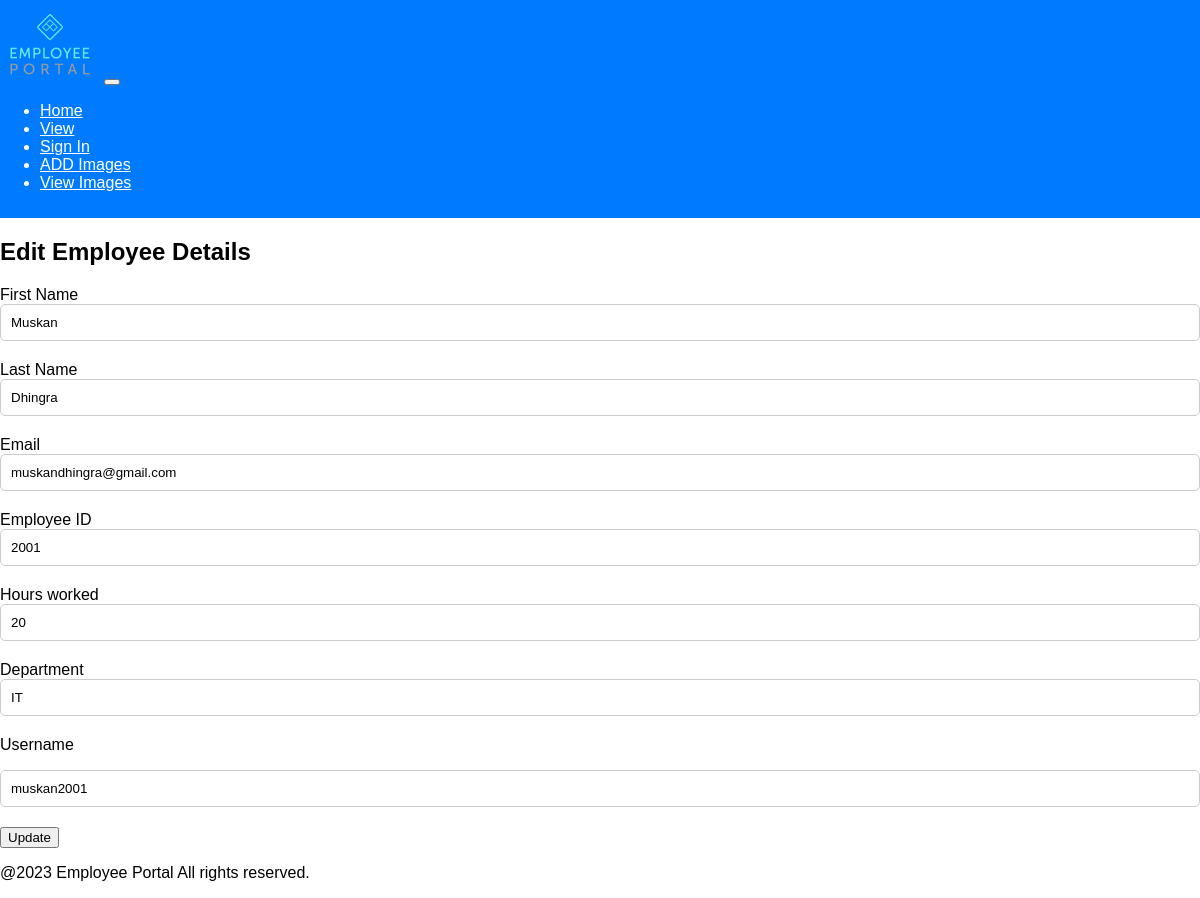
Screenshot of /edit.php?id=2001 with the database file from the repository.
### tables this page shows
CREATE TABLE IF NOT EXISTS `employee_data` (
  `Employee_ID` int(11) NOT NULL,
  `fname` varchar(40) NOT NULL,
  `lname` varchar(40) NOT NULL,
  `age` int(11) NOT NULL,
  `hoursworked` int(11) NOT NULL,
  `email` varchar(40) NOT NULL,
  `department` varchar(255) NOT NULL,
  `username` varchar(100) NOT NULL,
  `password` varchar(255) NOT NULL,
  PRIMARY KEY (`Employee_ID`)
);

### edit.php (the view, shortened to what this page needs)
<link rel="stylesheet" href="css/style.css" type="text/css">
<?php
echo '<header>';
    require 'include/globalheader.php';
    echo '</header>';
    require 'database.php';
    if (isset($_GET['id'])) {
        $Employee_ID = $_GET['id'];
        $sql = "SELECT * FROM employee_data WHERE Employee_ID = :Employee_ID";
        $stmt = $conn->prepare($sql);
        $stmt->bindParam(':Employee_ID', $Employee_ID);
        $stmt->execute();
        $employee = $stmt->fetch(PDO::FETCH_ASSOC);
        if ($employee) {
?>
            <section class="edit-form">
                <h2>Edit Employee Details</h2>
                <form method="post" action="update.php">
                    <div class="form-group">
                        <label for="input1" class="col-sm-2 control-label">First Name</label>
                        <div class="col-sm-10">
                            <input type="text" name="fname" class="form-control" id="input1" value="<?php echo $employee['fname']; ?>" required>
                        </div>
                    </div>
                    <div class="form-group">
                        <label for="input2" class="col-sm-2 control-label">Last Name</label>
                        <div class="col-sm-10">
                            <input type="text" name="lname" class="form-control" id="input2" value="<?php echo $employee['lname']; ?>" >
                        </div>
                    </div>
					<div class="form-group">
						<label for="input3" class="col-sm-2 control-label">Email</label>
						<div class="col-sm-10">
							<input type="email" name="email" class="form-control" id="input3" value="<?php echo $employee['email']; ?>" required>
						</div>
					</div>
					<div class="form-group">
						<label for="input7" class="col-sm-2 control-label">Employee ID</label>
						<div class="col-sm-10">
							<input type="number" name="Employee_ID" class="form-control" id="input7" value="<?php echo $employee['Employee_ID']; ?>" required>
						</div>
                    </div>
                    <div class="form-group">
                        <label for="input5" class="col-sm-2 control-label">Hours worked</label>
                        <div class="col-sm-10">
                            <input type="number" name="hoursworked" class="form-control" id="input5" value="<?php echo $employee['hoursworked']; ?>" required>
                        </div>
                    </div>
                    <div class="form-group">
                        <label for="input6" class="col-sm-2 control-label">Department</label>
                        <div class="col-sm-10">
                            <input type="text" name="department" class="form-control" id="input6" value="<?php echo $employee['department']; ?>" required>
                        </div>
                    </div>
					<div class="form-group">
                        <label for="username" class="col-sm-2 control-label">Username</label>
						<p><input class="form-control" name="username" type="text" placeholder="Username" value="<?php echo $employee['username']; ?>" required></p>
					</div>
                    <input type="submit" value="Update">
                </form>
            </section>
<?php
        } else {
            echo "Employee not found";
        }
    }
    else {
        echo "Employee ID not provided";
    }
echo '<footer>';
    require 'include/globalfooter.php';
    echo '</footer>';
?>

### css/style.css (style rules this page uses)
header { background-color: #007BFF; color: #fff; padding: 10px 0; }
.form-group { margin-bottom: 20px; }
.control-label { font-weight: 500; }
.form-control { width: 100%; padding: 10px; border: 1px solid #ccc; border-radius: 5px; }

### rows the page displays
employee_data: fname "Muskan", lname "Dhingra", email "muskandhingra@gmail.com", Employee_ID "2001", hoursworked "20", department "IT", username "muskan2001"
